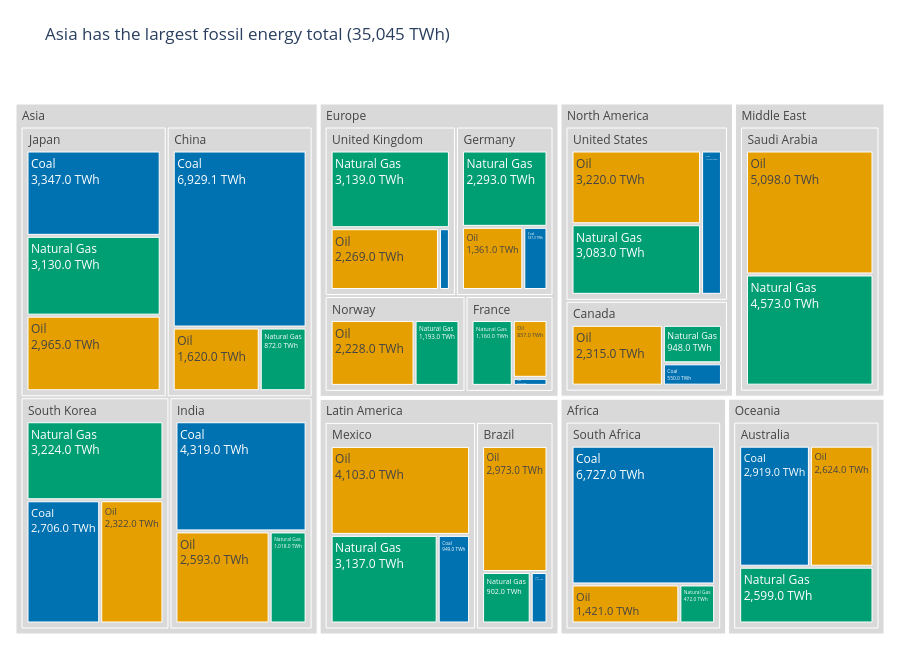

Notebook cell for this chart:
### Markdown cell above
## Task 1 — Treemap: fossil fuel dependency by country

**What to build:** A treemap showing **fossil fuel TWh only**, broken down by Region → Country → Source (Coal / Oil / Natural Gas).

**Requirements:**
- Filter to fossil sources only before plotting
- Use `path=['Region', 'Country', 'Source']` for the hierarchy
- Colour encodes the fossil source type (Coal / Oil / Natural Gas) with a CVD-safe palette
- Show TWh values in labels — no percentages
- Grey out parent nodes (Region and Country level)
- Insight title naming which region or country is most fossil-dependent

> 💡 `df.loc[df['Source_Type'] == 'Fossil']`

### Code cell
# Task 1
# Okabe-Ito colors distinguish fossil sources while remaining CVD-safe.
fossil_colors = {
    'Coal': '#0072B2',
    'Oil': '#E69F00',
    'Natural Gas': '#009E73',
}

df_fossil = df.loc[df['Source_Type'].eq('Fossil')].copy()

fig_fossil = px.treemap(
    df_fossil,
    path=['Region', 'Country', 'Source'],
    values='TWh',
    color='Source',
    color_discrete_map=fossil_colors,
    labels={'TWh': 'Energy (TWh)', 'Source': 'Fossil source'},
    title='Asia has the largest fossil energy total (35,045 TWh)',
)
fig_fossil.update_traces(
    texttemplate='%{label}<br>%{value:,.1f} TWh',
    hovertemplate='<b>%{label}</b><br>%{value:,.1f} TWh<extra></extra>',
    root_color='white',
)
# Keep source leaves colored and make the aggregated region/country nodes neutral.
fig_fossil.data[0].marker.colors = [
    color if color in fossil_colors.values() else '#D9D9D9'
    for color in fig_fossil.data[0].marker.colors
]
fig_fossil.update_layout(
    template='plotly_white',
    height=650,
    margin=dict(t=80, l=10, r=10, b=10),
)
fig_fossil.show()

### Figure 1 — Plotly figure (JSON) as saved in the notebook; plotly's stock layout.template omitted (floating-point values rounded to 4 significant figures)
{"data": [{"branchvalues": "total", "customdata": [["(?)"], ["(?)"], ["(?)"], ["(?)"], ["(?)"], ["(?)"], ["(?)"], ["(?)"], ["(?)"], ["(?)"], ["(?)"], ["(?)"], ["(?)"], ["(?)"], ["(?)"], ["(?)"], ["(?)"], ["(?)"], ["(?)"], ["(?)"], ["(?)"], ["(?)"], ["Coal"], ["Coal"], ["Coal"], ["Coal"], ["Coal"], ["Coal"], ["Coal"], ["Coal"], ["Coal"], ["Coal"], ["Coal"], ["Coal"], ["Coal"], ["Natural Gas"], ["Natural Gas"], ["Natural Gas"], ["Natural Gas"], ["Natural Gas"], ["Natural Gas"], ["Natural Gas"], ["Natural Gas"], ["Natural Gas"], ["Natural Gas"], ["Natural Gas"], ["Natural Gas"], ["Natural Gas"], ["Natural Gas"], ["Natural Gas"], ["Oil"], ["Oil"], ["Oil"], ["Oil"], ["Oil"], ["Oil"], ["Oil"], ["Oil"], ["Oil"], ["Oil"], ["Oil"], ["Oil"], ["Oil"], ["Oil"], ["Oil"]], "domain": {"x": [0, 1], "y": [0, 1]}, "hovertemplate": "<b>%{label}</b><br>%{value:,.1f} TWh<extra></extra>", "ids": ["Africa", "North America/United States", "Asia/China", "Europe/Germany", "Europe/France", "Europe/United Kingdom", "Asia/India", "Latin America/Brazil", "Oceania/Australia", "Middle East", "Asia/South Korea", "Asia/Japan", "Middle East/Saudi Arabia", "Africa/South Africa", "North America/Canada", "Latin America/Mexico", "North America", "Asia", "Europe", "Latin America", "Oceania", "Europe/Norway", "Latin America/Mexico/Coal", "North America/Canada/Coal", "Africa/South Africa/Coal", "Asia/South Korea/Coal", "North America/United States/Coal", "Latin America/Brazil/Coal", "Europe/France/Coal", "Asia/India/Coal", "Asia/Japan/Coal", "Asia/China/Coal", "Europe/Germany/Coal", "Europe/United Kingdom/Coal", "Oceania/Australia/Coal", "Europe/United Kingdom/Natural Gas", "Europe/Germany/Natural Gas", "Asia/India/Natural Gas", "Asia/Japan/Natural Gas", "Latin America/Brazil/Natural Gas", "Latin America/Mexico/Natural Gas", "North America/Canada/Natural Gas", "Africa/South Africa/Natural Gas", "Oceania/Australia/Natural Gas", "Middle East/Saudi Arabia/Natural Gas", "Europe/Norway/Natural Gas", "North America/United States/Natural Gas", "Asia/South Korea/Natural Gas", "Asia/China/Natural Gas", "Europe/France/Natural Gas", "Asia/China/Oil", "Europe/Germany/Oil", "North America/United States/Oil", "Asia/Japan/Oil", "Europe/United Kingdom/Oil", "Asia/India/Oil", "Latin America/Brazil/Oil", "Latin America/Mexico/Oil", "North America/Canada/Oil", "Oceania/Australia/Oil", "Africa/South Africa/Oil", "Europe/Norway/Oil", "Asia/South Korea/Oil", "Europe/France/Oil", "Middle East/Saudi Arabia/Oil"], "labels": ["Africa", "United States", "China", "Germany", "France", "United Kingdom", "India", "Brazil", "Australia", "Middle East", "South Korea", "Japan", "Saudi Arabia", "South Africa", "Canada", "Mexico", "North America", "Asia", "Europe", "Latin America", "Oceania", "Norway", "Coal", "Coal", "Coal", "Coal", "Coal", "Coal", "Coal", "Coal", "Coal", "Coal", "Coal", "Coal", "Coal", "Natural Gas", "Natural Gas", "Natural Gas", "Natural Gas", "Natural Gas", "Natural Gas", "Natural Gas", "Natural Gas", "Natural Gas", "Natural Gas", "Natural Gas", "Natural Gas", "Natural Gas", "Natural Gas", "Natural Gas", "Oil", "Oil", "Oil", "Oil", "Oil", "Oil", "Oil", "Oil", "Oil", "Oil", "Oil", "Oil", "Oil", "Oil", "Oil"], "marker": {"colors": ["#D9D9D9", "#D9D9D9", "#D9D9D9", "#D9D9D9", "#D9D9D9", "#D9D9D9", "#D9D9D9", "#D9D9D9", "#D9D9D9", "#D9D9D9", "#D9D9D9", "#D9D9D9", "#D9D9D9", "#D9D9D9", "#D9D9D9", "#D9D9D9", "#D9D9D9", "#D9D9D9", "#D9D9D9", "#D9D9D9", "#D9D9D9", "#D9D9D9", "#0072B2", "#0072B2", "#0072B2", "#0072B2", "#0072B2", "#0072B2", "#0072B2", "#0072B2", "#0072B2", "#0072B2", "#0072B2", "#0072B2", "#0072B2", "#009E73", "#009E73", "#009E73", "#009E73", "#009E73", "#009E73", "#009E73", "#009E73", "#009E73", "#009E73", "#009E73", "#009E73", "#009E73", "#009E73", "#009E73", "#E69F00", "#E69F00", "#E69F00", "#E69F00", "#E69F00", "#E69F00", "#E69F00", "#E69F00", "#E69F00", "#E69F00", "#E69F00", "#E69F00", "#E69F00", "#E69F00", "#E69F00"]}, "name": "", "parents": ["", "North America", "Asia", "Europe", "Europe", "Europe", "Asia", "Latin America", "Oceania", "", "Asia", "Asia", "Middle East", "Africa", "North America", "Latin America", "", "", "", "", "", "Europe", "Latin America/Mexico", "North America/Canada", "Africa/South Africa", "Asia/South Korea", "North America/United States", "Latin America/Brazil", "Europe/France", "Asia/India", "Asia/Japan", "Asia/China", "Europe/Germany", "Europe/United Kingdom", "Oceania/Australia", "Europe/United Kingdom", "Europe/Germany", "Asia/India", "Asia/Japan", "Latin America/Brazil", "Latin America/Mexico", "North America/Canada", "Africa/South Africa", "Oceania/Australia", "Middle East/Saudi Arabia", "Europe/Norway", "North America/United States", "Asia/South Korea", "Asia/China", "Europe/France", "Asia/China", "Europe/Germany", "North America/United States", "Asia/Japan", "Europe/United Kingdom", "Asia/India", "Latin America/Brazil", "Latin America/Mexico", "North America/Canada", "Oceania/Australia", "Africa/South Africa", "Europe/Norway", "Asia/South Korea", "Europe/France", "Middle East/Saudi Arabia"], "root": {"color": "white"}, "texttemplate": "%{label}<br>%{value:,.1f} TWh", "type": "treemap", "values": [8620.0, 7318.0, 9421.0, 4191.0, 2137.0, 5638.0, 7930.0, 4187.0, 8142.0, 9671.0, 8252.0, 9442.0, 9671.0, 8620.0, 3813.0, 8189.0, 11130.0, 35050.0, 15390.0, 12380.0, 8142.0, 3421.0, 949.0, 550.0, 6727.0, 2706.0, 1015.0, 312.0, 120.0, 4319.0, 3347.0, 6929.0, 537.0, 230.0, 2919.0, 3139.0, 2293.0, 1018.0, 3130.0, 902.0, 3137.0, 948.0, 472.0, 2599.0, 4573.0, 1193.0, 3083.0, 3224.0, 872.0, 1160.0, 1620.0, 1361.0, 3220.0, 2965.0, 2269.0, 2593.0, 2973.0, 4103.0, 2315.0, 2624.0, 1421.0, 2228.0, 2322.0, 857.0, 5098.0]}], "layout": {"height": 650, "legend": {"tracegroupgap": 0}, "margin": {"b": 10, "l": 10, "r": 10, "t": 80}, "title": {"text": "Asia has the largest fossil energy total (35,045 TWh)"}}}
